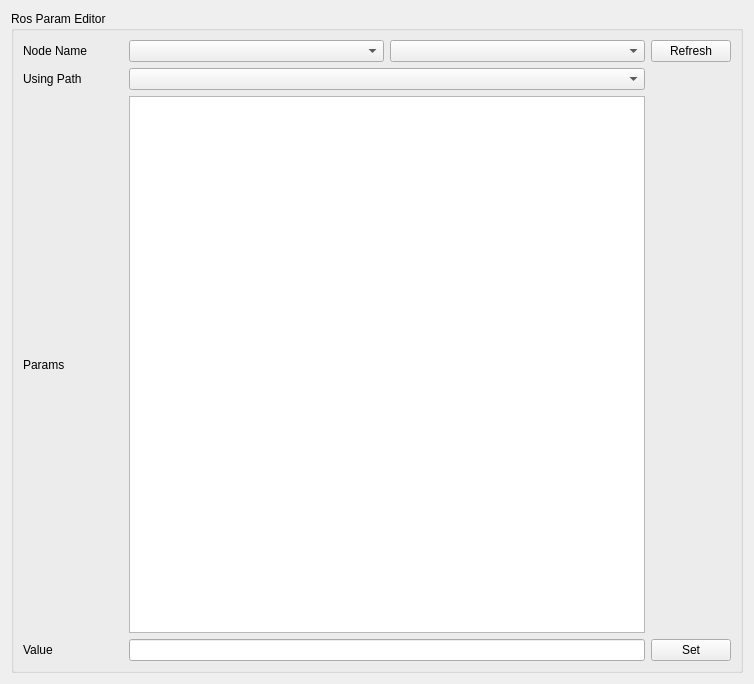
<?xml version="1.0" encoding="UTF-8"?>
<ui version="4.0">
 <class>widget</class>
 <widget class="QWidget" name="widget">
  <property name="geometry">
   <rect>
    <x>0</x>
    <y>0</y>
    <width>754</width>
    <height>684</height>
   </rect>
  </property>
  <property name="acceptDrops">
   <bool>true</bool>
  </property>
  <property name="windowTitle">
   <string>Ros Param Editor</string>
  </property>
  <layout class="QVBoxLayout" name="verticalLayout_3">
   <item>
    <widget class="QGroupBox" name="groupBox">
     <property name="title">
      <string>Ros Param Editor</string>
     </property>
     <layout class="QGridLayout" name="gridLayout">
      <item row="5" column="0">
       <widget class="QLabel" name="label_2">
        <property name="text">
         <string>Value</string>
        </property>
       </widget>
      </item>
      <item row="1" column="3">
       <widget class="QPushButton" name="pb_update">
        <property name="sizePolicy">
         <sizepolicy hsizetype="Fixed" vsizetype="Fixed">
          <horstretch>0</horstretch>
          <verstretch>0</verstretch>
         </sizepolicy>
        </property>
        <property name="maximumSize">
         <size>
          <width>80</width>
          <height>16777215</height>
         </size>
        </property>
        <property name="text">
         <string>Refresh</string>
        </property>
       </widget>
      </item>
      <item row="1" column="0">
       <widget class="QLabel" name="label_10">
        <property name="sizePolicy">
         <sizepolicy hsizetype="Fixed" vsizetype="Preferred">
          <horstretch>0</horstretch>
          <verstretch>0</verstretch>
         </sizepolicy>
        </property>
        <property name="minimumSize">
         <size>
          <width>100</width>
          <height>0</height>
         </size>
        </property>
        <property name="maximumSize">
         <size>
          <width>100</width>
          <height>16777215</height>
         </size>
        </property>
        <property name="text">
         <string>Node Name</string>
        </property>
       </widget>
      </item>
      <item row="1" column="1">
       <widget class="QComboBox" name="cb_ns"/>
      </item>
      <item row="3" column="1" colspan="2">
       <widget class="QListWidget" name="lw_param"/>
      </item>
      <item row="2" column="0">
       <widget class="QLabel" name="label">
        <property name="text">
         <string>Using Path</string>
        </property>
       </widget>
      </item>
      <item row="1" column="2">
       <widget class="QComboBox" name="cb_node"/>
      </item>
      <item row="2" column="1" colspan="2">
       <widget class="QComboBox" name="cb_path"/>
      </item>
      <item row="3" column="0">
       <widget class="QLabel" name="label_3">
        <property name="sizePolicy">
         <sizepolicy hsizetype="Fixed" vsizetype="Preferred">
          <horstretch>0</horstretch>
          <verstretch>0</verstretch>
         </sizepolicy>
        </property>
        <property name="minimumSize">
         <size>
          <width>100</width>
          <height>0</height>
         </size>
        </property>
        <property name="text">
         <string>Params</string>
        </property>
       </widget>
      </item>
      <item row="5" column="3">
       <widget class="QPushButton" name="pb_set">
        <property name="text">
         <string>Set</string>
        </property>
       </widget>
      </item>
      <item row="5" column="1" colspan="2">
       <widget class="QLineEdit" name="le_val"/>
      </item>
     </layout>
    </widget>
   </item>
  </layout>
 </widget>
 <resources/>
 <connections/>
</ui>
